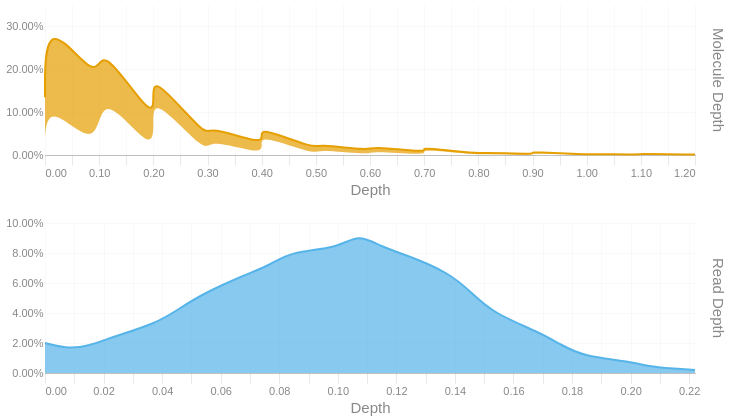

This figure's notebook cell:
### Code cell
readdep = depth_hist(tb['Read Depth'], q99, 3)
readdep = readdep.with_columns(pl.lit('Read Depth').alias('Metric'))
if not SKIPLR:
    moldep = depth_hist(tb['Molecule Depth'], mol_q99, 1)
    moldep = moldep.with_columns(pl.lit('Molecule Depth').alias('Metric'))
    _hist = pl.concat([readdep, moldep])
    _hist = _hist.filter(pl.col('Proportion') != 0)
    with SafeRender(_hist):
        (
            alt.Chart(_hist)        
            .mark_area(interpolate = "basis")
            .encode(
                x=alt.X('Bin:Q').scale(domainMin=0).axis(alt.Axis(title='Depth')),
                y = alt.Y('Proportion:Q', title = None).axis(format = '.2%'),
                color = alt.Color('Metric:N').legend(None),
                row = alt.Row("Metric:N").header(title = None, labelOrient = 'right'),
                tooltip = [
                    alt.Tooltip("Metric:N", title = "Metric"),
                    alt.Tooltip('Interval:N', title = "Depth Interval"),
                    alt.Tooltip('Proportion:Q', title = "% Alignments").format('.2%')
                ]
            )
            .resolve_scale(x='independent', y='independent')
            .properties(
                height = 150, width = 650,
                usermeta={'embedOptions': {'downloadFileName': f'{samplename}.depth.hist'}}
            )
        ).display()
else:
    readdep = readdep.filter(pl.col('Proportion') != 0)
    with SafeRender(readdep):
        (
            alt.Chart(readdep)        
            .mark_area(interpolate = "basis")
            .encode(
                x=alt.X('Bin:Q').scale(domainMin=0).axis(alt.Axis(title='Depth')),
                y = alt.Y('Proportion:Q', title = None).axis(format = '.2%'),
                tooltip = [
                    alt.Tooltip('Interval:N', title = "Depth Interval"),
                    alt.Tooltip('Proportion:Q', title = "% Alignments").format('.2%')
                ]
            )
            .properties(
                usermeta={'embedOptions': {'downloadFileName': f'{samplename}.depth.hist'}}
            )
        ).display()

### Figure 1 — Vega-Lite specification as saved in the notebook (floating-point values rounded to 4 significant figures)
{"width": 650, "height": 150, "config": {"title": {"anchor": "start", "dy": -15, "fontSize": 18, "color": "#888888", "subtitleColor": "#888888", "subtitleFontSize": 14}, "arc": {"fill": "#0072B2"}, "axis": {"domainColor": "#888888", "domainWidth": 0.5, "gridWidth": 0.2, "grid": false, "titleFontWeight": 400, "titleFontSize": 15, "labelFontSize": 11, "labelColor": "#888888", "tickColor": "#888888", "tickWidth": 0.2, "titleColor": "#888888"}, "axisBand": {"grid": false}, "axisX": {"grid": true, "tickSize": 10, "domainCap": "round"}, "axisY": {"domain": false, "grid": true, "tickSize": 0, "domainCap": "round"}, "background": "transparent", "header": {"labelFontSize": 15, "labelColor": "#888888", "titleFontSize": 15, "titleFontWeight": 600, "titleColor": "#888888"}, "legend": {"labelFont": "sans-serif", "labelFontSize": 12, "labelColor": "#888888", "symbolSize": 100, "symbolType": "circle", "titleFontSize": 12, "titlePadding": 10, "titleColor": "#888888", "title": null}, "range": {"category": ["#E69F00", "#56B4E9", "#009E73", "#F0E442", "#0072B2", "#D55E00", "#CC79A7", "#000000"], "diverging": ["#cfe8f3", "#a2d4ec", "#73bfe2", "#46abdb", "#1696d2", "#12719e"]}, "area": {"fill": "#0072B2", "fillOpacity": 0.7, "line": true, "strokeOpacity": 0.7}, "line": {"color": "#0072B2", "stroke": "#0072B2", "strokeWidth": 2}, "trail": {"color": "#0072B2", "stroke": "#0072B2", "strokeWidth": 0, "size": 1}, "point": {"filled": true, "fillOpacity": 1.0, "size": 95}, "text": {"color": "#888888", "fontSize": 11, "align": "right", "fontWeight": 400, "size": 11}, "bar": {"fill": "#0072B2", "stroke": null}, "view": {"stroke": null, "continuousWidth": 660, "continuousHeight": 400}}, "data": {"name": "data-c69702c8e3e57441c73fdd19b4eab606"}, "mark": {"type": "area", "interpolate": "basis"}, "encoding": {"color": {"field": "Metric", "legend": null, "type": "nominal"}, "row": {"field": "Metric", "header": {"title": null, "labelOrient": "right"}, "type": "nominal"}, "tooltip": [{"field": "Metric", "title": "Metric", "type": "nominal"}, {"field": "Interval", "title": "Depth Interval", "type": "nominal"}, {"field": "Proportion", "format": ".2%", "title": "% Alignments", "type": "quantitative"}], "x": {"axis": {"title": "Depth"}, "field": "Bin", "scale": {"domainMin": 0}, "type": "quantitative"}, "y": {"axis": {"format": ".2%"}, "field": "Proportion", "title": null, "type": "quantitative"}}, "resolve": {"scale": {"x": "independent", "y": "independent"}}, "usermeta": {"embedOptions": {"downloadFileName": "S6_Annis_4793.depth.hist"}}, "$schema": "https://vega.github.io/schema/vega-lite/v6.1.0.json", "datasets": {"data-c69702c8e3e57441c73fdd19b4eab606": [{"Bin": 0.0, "Interval": "0.0-0.008", "Proportion": 0.02, "Metric": "Read Depth"}, {"Bin": 0.008, "Interval": "0.008-0.015", "Proportion": 0.016, "Metric": "Read Depth"}, {"Bin": 0.015, "Interval": "0.015-0.023", "Proportion": 0.018, "Metric": "Read Depth"}, {"Bin": 0.023, "Interval": "0.023-0.031", "Proportion": 0.024, "Metric": "Read Depth"}, {"Bin": 0.038, "Interval": "0.038-0.046", "Proportion": 0.033, "Metric": "Read Depth"}, {"Bin": 0.046, "Interval": "0.046-0.054", "Proportion": 0.043, "Metric": "Read Depth"}, {"Bin": 0.054, "Interval": "0.054-0.061", "Proportion": 0.053, "Metric": "Read Depth"}, {"Bin": 0.069, "Interval": "0.069-0.077", "Proportion": 0.066, "Metric": "Read Depth"}, {"Bin": 0.077, "Interval": "0.077-0.084", "Proportion": 0.072, "Metric": "Read Depth"}, {"Bin": 0.084, "Interval": "0.084-0.092", "Proportion": 0.081, "Metric": "Read Depth"}, {"Bin": 0.1, "Interval": "0.1-0.107", "Proportion": 0.083, "Metric": "Read Depth"}, {"Bin": 0.107, "Interval": "0.107-0.115", "Proportion": 0.093, "Metric": "Read Depth"}, {"Bin": 0.115, "Interval": "0.115-0.123", "Proportion": 0.084, "Metric": "Read Depth"}, {"Bin": 0.123, "Interval": "0.123-0.13", "Proportion": 0.079, "Metric": "Read Depth"}, {"Bin": 0.138, "Interval": "0.138-0.146", "Proportion": 0.067, "Metric": "Read Depth"}, {"Bin": 0.146, "Interval": "0.146-0.153", "Proportion": 0.053, "Metric": "Read Depth"}, {"Bin": 0.153, "Interval": "0.153-0.161", "Proportion": 0.04, "Metric": "Read Depth"}, {"Bin": 0.169, "Interval": "0.169-0.176", "Proportion": 0.027, "Metric": "Read Depth"}, {"Bin": 0.176, "Interval": "0.176-0.184", "Proportion": 0.019, "Metric": "Read Depth"}, {"Bin": 0.184, "Interval": "0.184-0.192", "Proportion": 0.011, "Metric": "Read Depth"}, {"Bin": 0.199, "Interval": "0.199-0.207", "Proportion": 0.008, "Metric": "Read Depth"}, {"Bin": 0.207, "Interval": "0.207-0.215", "Proportion": 0.004, "Metric": "Read Depth"}, {"Bin": 0.215, "Interval": "0.215-0.222", "Proportion": 0.003, "Metric": "Read Depth"}, {"Bin": 0.222, "Interval": "0.222-0.23", "Proportion": 0.002, "Metric": "Read Depth"}, {"Bin": 0.0, "Interval": "0.0-0.0", "Proportion": 0.135, "Metric": "Molecule Depth"}, {"Bin": 0.0, "Interval": "0.0-0.1", "Proportion": 0.197, "Metric": "Molecule Depth"}, {"Bin": 0.1, "Interval": "0.1-0.1", "Proportion": 0.161, "Metric": "Molecule Depth"}, {"Bin": 0.1, "Interval": "0.1-0.2", "Proportion": 0.106, "Metric": "Molecule Depth"}, {"Bin": 0.2, "Interval": "0.2-0.2", "Proportion": 0.078, "Metric": "Molecule Depth"}, {"Bin": 0.2, "Interval": "0.2-0.2", "Proportion": 0.06, "Metric": "Molecule Depth"}, {"Bin": 0.2, "Interval": "0.2-0.3", "Proportion": 0.048, "Metric": "Molecule Depth"}, {"Bin": 0.3, "Interval": "0.3-0.3", "Proportion": 0.039, "Metric": "Molecule Depth"}, {"Bin": 0.3, "Interval": "0.3-0.4", "Proportion": 0.03, "Metric": "Molecule Depth"}, {"Bin": 0.4, "Interval": "0.4-0.4", "Proportion": 0.025, "Metric": "Molecule Depth"}, {"Bin": 0.4, "Interval": "0.4-0.4", "Proportion": 0.021, "Metric": "Molecule Depth"}, {"Bin": 0.4, "Interval": "0.4-0.5", "Proportion": 0.017, "Metric": "Molecule Depth"}, {"Bin": 0.5, "Interval": "0.5-0.5", "Proportion": 0.014, "Metric": "Molecule Depth"}, {"Bin": 0.5, "Interval": "0.5-0.6", "Proportion": 0.012, "Metric": "Molecule Depth"}, {"Bin": 0.6, "Interval": "0.6-0.6", "Proportion": 0.01, "Metric": "Molecule Depth"}, {"Bin": 0.6, "Interval": "0.6-0.7", "Proportion": 0.01, "Metric": "Molecule Depth"}, {"Bin": 0.7, "Interval": "0.7-0.7", "Proportion": 0.007, "Metric": "Molecule Depth"}, {"Bin": 0.7, "Interval": "0.7-0.7", "Proportion": 0.006, "Metric": "Molecule Depth"}, {"Bin": 0.7, "Interval": "0.7-0.8", "Proportion": 0.004, "Metric": "Molecule Depth"}, {"Bin": 0.8, "Interval": "0.8-0.8", "Proportion": 0.003, "Metric": "Molecule Depth"}, {"Bin": 0.8, "Interval": "0.8-0.9", "Proportion": 0.003, "Metric": "Molecule Depth"}, {"Bin": 0.9, "Interval": "0.9-0.9", "Proportion": 0.002, "Metric": "Molecule Depth"}, {"Bin": 0.9, "Interval": "0.9-0.9", "Proportion": 0.003, "Metric": "Molecule Depth"}, {"Bin": 0.9, "Interval": "0.9-1.0", "Proportion": 0.002, "Metric": "Molecule Depth"}, {"Bin": 1.0, "Interval": "1.0-1.0", "Proportion": 0.001, "Metric": "Molecule Depth"}, {"Bin": 1.0, "Interval": "1.0-1.1", "Proportion": 0.001, "Metric": "Molecule Depth"}, {"Bin": 1.1, "Interval": "1.1-1.1", "Proportion": 0.001, "Metric": "Molecule Depth"}, {"Bin": 1.1, "Interval": "1.1-1.1", "Proportion": 0.001, "Metric": "Molecule Depth"}, {"Bin": 1.1, "Interval": "1.1-1.2", "Proportion": 0.001, "Metric": "Molecule Depth"}, {"Bin": 1.2, "Interval": "1.2-1.22", "Proportion": 0.001, "Metric": "Molecule Depth"}]}}
